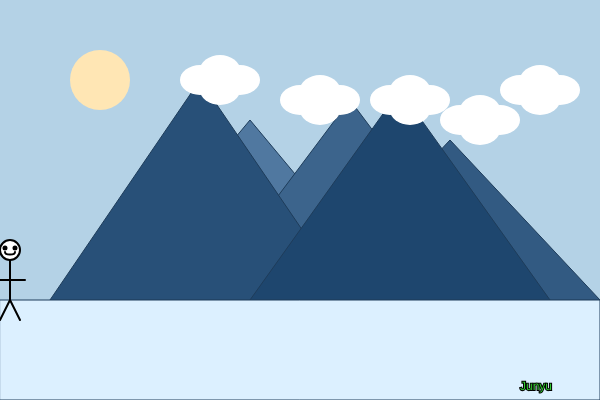
Frame 1 (no input)
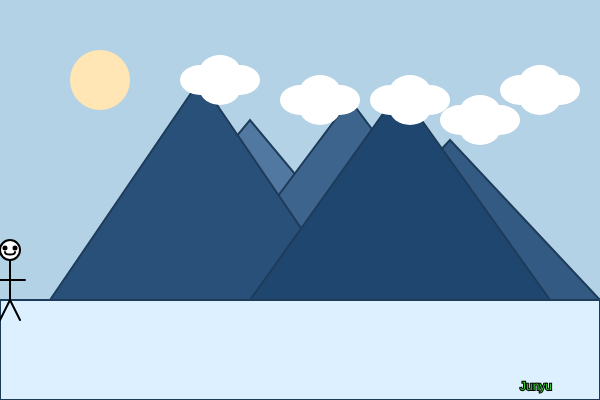
Frame 60 (no input)
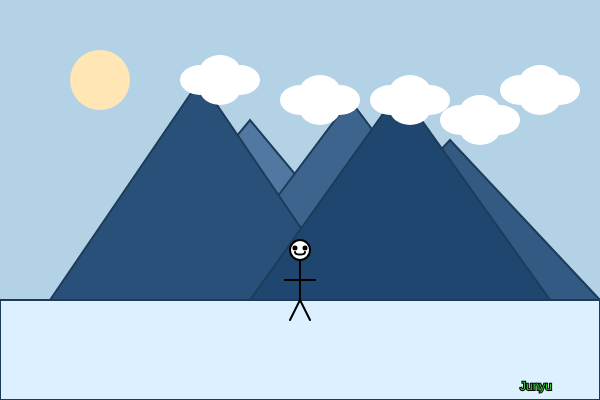
Frame 120 (the mouse pressed at the canvas centre since frame 60)

The p5.js sketch that drew these frames (run headless with seeded random() and noise() and a simulated clock; from frame 60 on, the mouse is pressed at the canvas centre):

// p5.js sketch
// ── sketch.js
// Stickman is walking!
// Junyu
// CS30
// The man wanders through the mountains, using mouse time to control his left and right movements, and the keyboard is handling the background color like this.

let stickmanX = 200; // Initial X position of the stickman
let stickmanY = 270; // Standing Y position of the stickman
let backgroundColors = [ [180, 210, 230], [250, 200, 200], [200, 250, 200], [200, 200, 250], [255, 255, 180]  ];
let currentBgIndex = 0; // Current background index

function setup() {
  createCanvas(600, 400);
}


// Function to draw mountains
function drawMountain(x1, y1, x2, y2, x3, y3, col) {
  fill(col);
  stroke(30, 60, 90);
  triangle(x1, y1, x2, y2, x3, y3);
}


function draw() {
  // Set background color
  background(backgroundColors[currentBgIndex]);

  // Draw sun / moon
  fill(255, 230, 180);
  noStroke();
  ellipse(100, 80, 60, 60);

  // Draw distant mountains
  drawMountain(100, 300, 250, 120, 400, 300, color(80, 120, 160)); 
  drawMountain(200, 300, 350, 100, 500, 300, color(60, 100, 140));
  drawMountain(300, 300, 450, 140, 600, 300, color(50, 90, 130));

  // Draw foreground mountains
  drawMountain(50, 300, 200, 80, 350, 300, color(40, 80, 120));
  drawMountain(250, 300, 400, 90, 550, 300, color(30, 70, 110));

  // Draw snowy ground
  fill(220, 240, 255);
  rect(0, 300, width, 100);

  // Draw clouds
  drawCloud(200, 80)
  drawCloud(300, 100)
  drawCloud(390, 100);
  drawCloud(460, 120);
  drawCloud(520, 90);



  // Draw stickman
  man(stickmanX, stickmanY);
  fill('limegreen');
  text('Junyu', 520, 390);
}



// Function to draw clouds
function drawCloud(x, y) {
  fill(255);
  noStroke();
  ellipse(x, y, 40, 30);
  ellipse(x + 20, y - 10, 40, 30);
  ellipse(x + 40, y, 40, 30);
  ellipse(x + 20, y + 10, 40, 30);
}


// Function to draw stickman
function man(x, y) {
  stroke(0);
  strokeWeight(2);
  fill(255);
  ellipse(x, y - 20, 20, 20); // Head
  line(x, y - 10, x, y + 30); // Body
  line(x - 15, y + 10, x + 15, y + 10); // Arms
  line(x, y + 30, x - 10, y + 50); // Left leg
  line(x, y + 30, x + 10, y + 50); // Right leg
  fill(0);
  ellipse(x - 5, y - 22, 3, 3); // Left eye
  ellipse(x + 5, y - 22, 3, 3); // Right eye
  noFill();
  arc(x, y - 18, 10, 5, 0, PI); // Smile
}

// control stickman left and right
function mouseMoved() {
  stickmanX = constrain(mouseX, 10, width - 10); // Prevents stickman from going off screen
}

// keyboard events, press LEFT ARROW to change background color
function keyPressed() {
  if (keyCode === LEFT_ARROW) {
    currentBgIndex = (currentBgIndex + 1) % backgroundColors.length; // Cycle through 5 colors
  }
}
